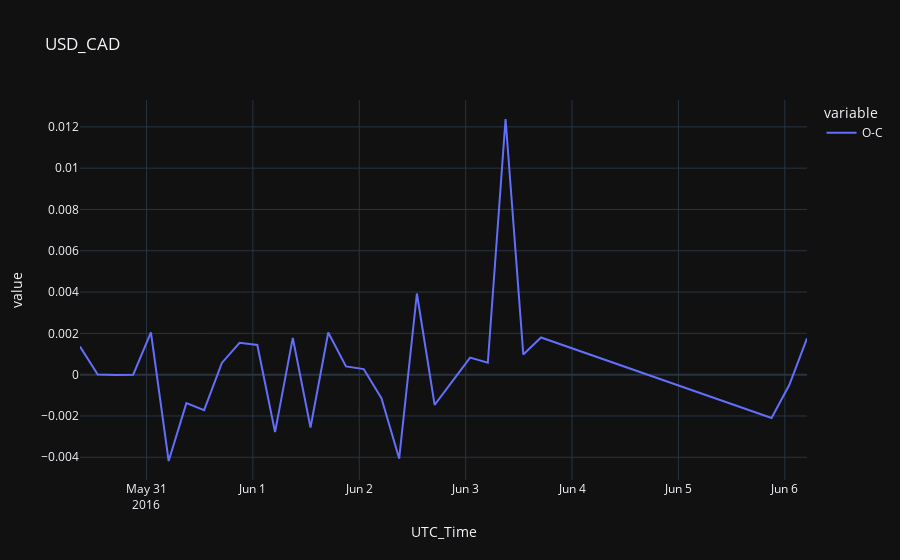

Here is the notebook cell this chart was saved with:
### Code cell
import plotly.express as px
fig = px.line(data, x="UTC_Time", y=['O-C'], title='USD_CAD', template = 'plotly_dark')
fig.show()
